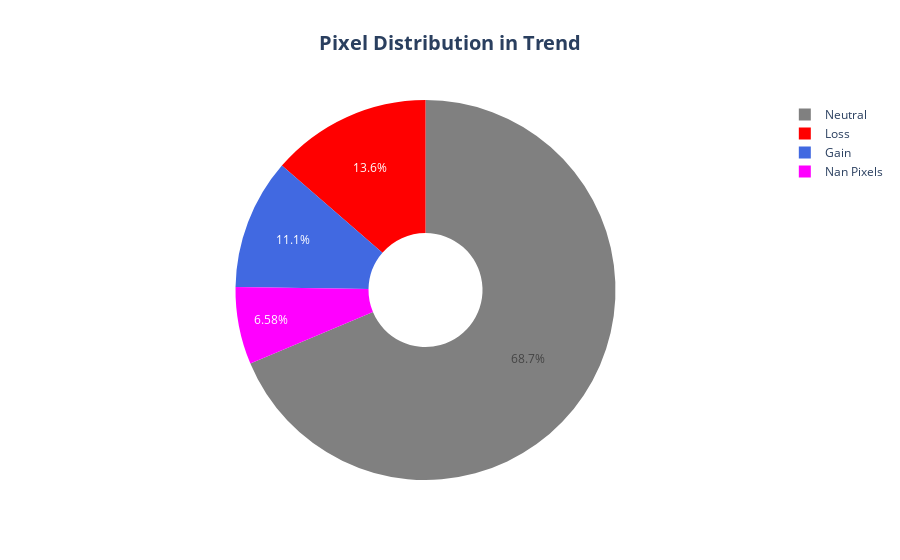

Notebook cell for this chart:
### Code cell
def count_pixels(raster):
    nan_pixels = np.sum(np.isnan(raster))
    low_range_pixels = np.sum(raster < -5)
    mid_range_pixels = np.sum((raster >= -5) & (raster <= 5))
    high_range_pixels = np.sum(raster > 5)

    total_pixels = nan_pixels + low_range_pixels + mid_range_pixels + high_range_pixels
    return nan_pixels, low_range_pixels, mid_range_pixels, high_range_pixels, total_pixels

def plot_pie_chart(nan_pixels, low_range_pixels, mid_range_pixels, high_range_pixels, total_pixels, output_file):
    categories = ['Nan Pixels', 'Loss', 'Neutral', 'Gain']
    values = [nan_pixels, low_range_pixels, mid_range_pixels, high_range_pixels]

    percentages = [value / total_pixels * 100 for value in values]

    colors = ['fuchsia', 'red', 'gray', 'royalblue']  # Custom colors for each range

    fig = go.Figure(go.Pie(
        labels=categories,
        values=percentages,
        hole=0.3,
        marker_colors=colors  # Apply custom colors to pie chart slices
    ))

    # Remove the original title from the Pie object
    fig.update_traces(title=None)

    # Create a separate layout title with desired formatting
    fig.update_layout(
        title_text="Pixel Distribution in Trend",  # Single title with desired text
        title_x=0.5,  # Center the title horizontally
        title_font_size=20,  # Increase title font size
        title_font_weight="bold"  # Make title bold for emphasis
    )

    fig.write_image(output_file, scale=2)
    fig.show()

raster_file = 'C:/Users/Facu/Desktop/Malawi/trend.tif'
output_file = 'C:/Users/Facu/Desktop/Malawi/biomass_pixel_pie_chart.png'

raster, profile = read_raster(raster_file)
nan_pixels, low_range_pixels, mid_range_pixels, high_range_pixels, total_pixels = count_pixels(raster)
plot_pie_chart(nan_pixels, low_range_pixels, mid_range_pixels, high_range_pixels, total_pixels, output_file)

### Figure 1 — Plotly figure (JSON) as saved in the notebook; plotly's stock layout.template omitted (floating-point values rounded to 4 significant figures)
{"data": [{"hole": 0.3, "labels": ["Nan Pixels", "Loss", "Neutral", "Gain"], "marker": {"colors": ["fuchsia", "red", "gray", "royalblue"]}, "title": {}, "type": "pie", "values": [6.583, 13.64, 68.67, 11.11]}], "layout": {"title": {"font": {"size": 20, "weight": "bold"}, "text": "Pixel Distribution in Trend", "x": 0.5}}}
